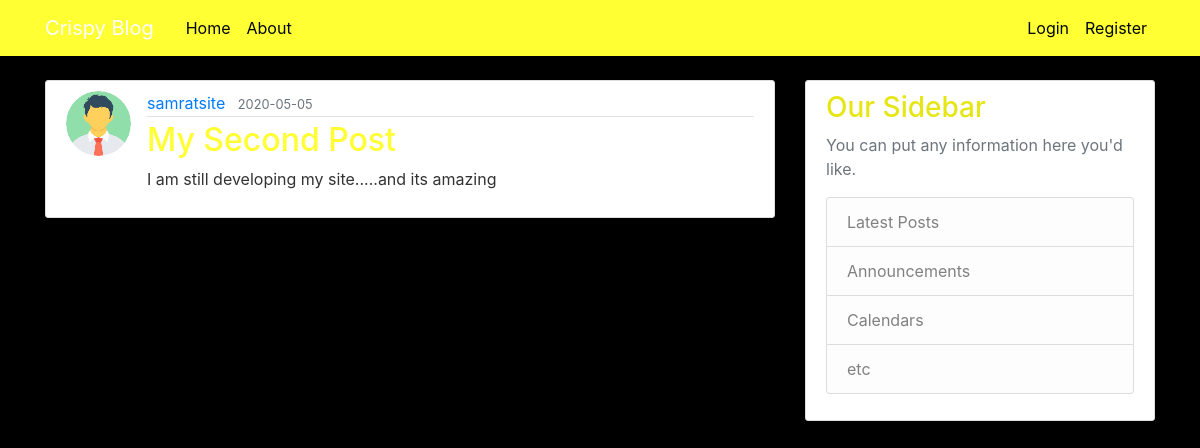
Screenshot of /post/3 with the database file from the repository.
### flaskblog/models.py (models this page shows, shortened)
class User(db.Model, UserMixin):
    id = db.Column(db.Integer, primary_key=True)
    username = db.Column(db.String(20), unique=True, nullable=False)
    email = db.Column(db.String(120), unique=True, nullable=False)
    image_file = db.Column(db.String(20), nullable=False, default='default.jpg')
    password = db.Column(db.String(60), nullable=False)
    posts = db.relationship('Post', backref='author', lazy=True)

class Post(db.Model):
    id = db.Column(db.Integer, primary_key=True)
    title = db.Column(db.String(100), nullable=False)
    date_posted = db.Column(db.DateTime, nullable=False, default=datetime.utcnow)
    content = db.Column(db.Text, nullable=False)
    user_id = db.Column(db.Integer, db.ForeignKey('user.id'), nullable=False)

### flaskblog/routes.py (the view)
@app.route("/post/<int:post_id>")
def post(post_id):
    post = Post.query.get_or_404(post_id)
    return render_template('post.html', title=post.title, post=post)

### flaskblog/templates/post.html (shortened to what this page needs)
{% extends "layout.html" %}
{% block content %}
  <article class="media content-section">
    <img class="rounded-circle article-img" src="{{ url_for('static', filename='profile_pics/' + post.author.image_file) }}">
    <div class="media-body">
      <div class="article-metadata">
        <a class="mr-2" href="#">{{ post.author.username }}</a>
        <small class="text-muted">{{ post.date_posted.strftime('%Y-%m-%d') }}</small>
      </div>
      <h2 class="article-title">{{ post.title }}</h2>
      <p class="article-content">{{ post.content }}</p>
    </div>
  </article>
{% endblock content %}

### flaskblog/static/main.css (style rules this page uses)
body { background: #000000; color: #333333; margin-top: 5rem; }
h1, h2, h3, h4, h5, h6 { color: #e6e615; }
.content-section { background: #ffffff; padding: 10px 20px; border: 1px solid #dddddd; border-radius: 3px; margin-bottom: 20px; }
.article-title { color: #FFFF33; }
.article-content { white-space: pre-line; }
.article-img { height: 65px; width: 65px; margin-right: 16px; }
.article-metadata { padding-bottom: 1px; margin-bottom: 4px; border-bottom: 1px solid #e3e3e3 }

### rows the page displays
User: image_file (picture), author.username "samratsite"
Post: date_posted "2020-05-05", title "My Second Post", content "I am still developing my site.....and its amazing"
